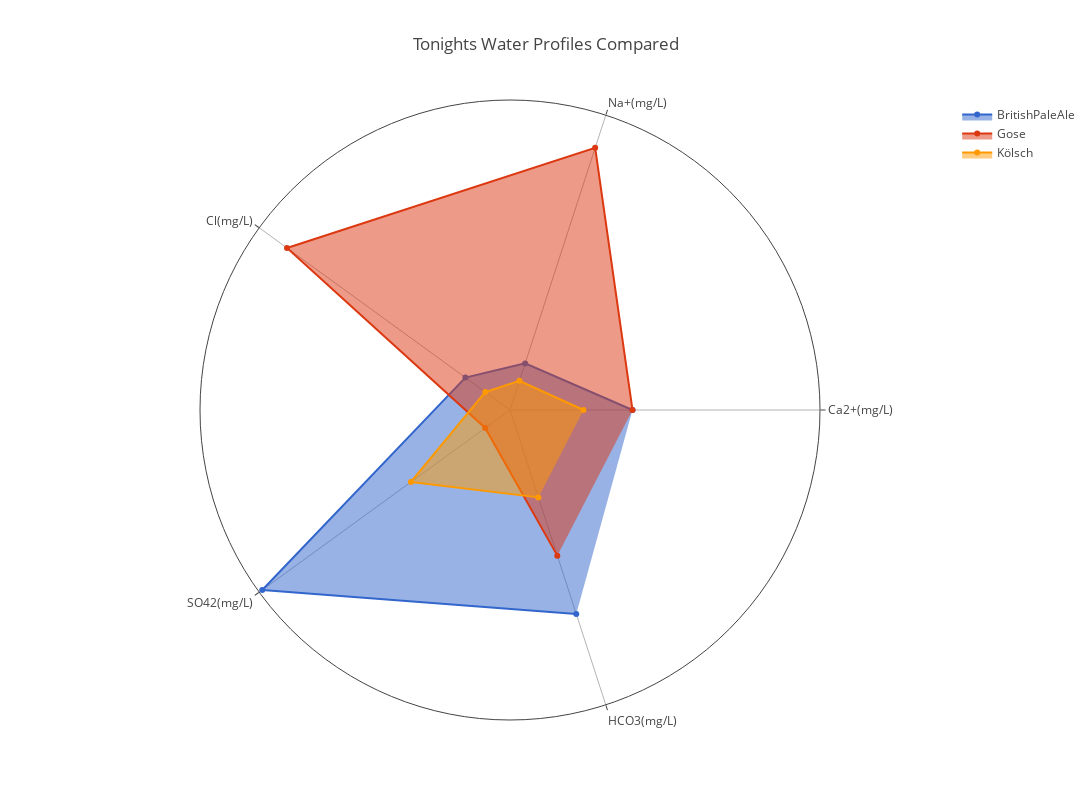

The code cell stored with this chart in its notebook:
### Code cell
plot_polar(df_means, categories_allowed=["Kölsch", "BritishPaleAle", "Gose"])

### Figure 1 — Plotly figure (JSON) as saved in the notebook; plotly's stock layout.template omitted (floating-point values rounded to 4 significant figures)
{"data": [{"connectgaps": true, "fill": "toself", "name": "BritishPaleAle", "r": [100, 40, 45, 250, 175], "theta": ["Ca2+(mg/L)", "Na+(mg/L)", "Cl(mg/L)", "SO42(mg/L)", "HCO3(mg/L)"], "type": "scatterpolar"}, {"connectgaps": true, "fill": "toself", "name": "Gose", "r": [100, 225, 225, 25, 125], "theta": ["Ca2+(mg/L)", "Na+(mg/L)", "Cl(mg/L)", "SO42(mg/L)", "HCO3(mg/L)"], "type": "scatterpolar"}, {"connectgaps": true, "fill": "toself", "name": "Kölsch", "r": [60, 25, 25, 100, 75], "theta": ["Ca2+(mg/L)", "Na+(mg/L)", "Cl(mg/L)", "SO42(mg/L)", "HCO3(mg/L)"], "type": "scatterpolar"}], "layout": {"height": 800, "polar": {"angularaxis": {"type": "category"}, "radialaxis": {"autorange": true, "range": [0, 253.1], "type": "linear", "visible": false}}, "showlegend": true, "title": {"text": "Tonights Water Profiles Compared", "x": 0.5}, "width": 1200}}
